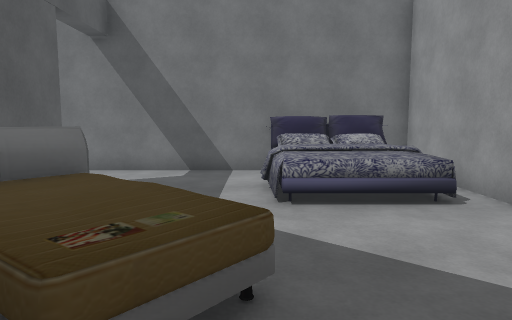
View 1 (above)

24 first-person views from a walk through a Unity game level. The camera is 1.4 m above the floor, tilts 6° down and sees 70° across. Doors are open. The floor is counted in squares, 1 m on a side. Each view is taken from the middle of a square. On the plan, view 1 faces up. The plan holds only what a view shows up to about 16 squares ahead; the rest is blank. The place goes on beyond the plan. The player is left out.

View 2
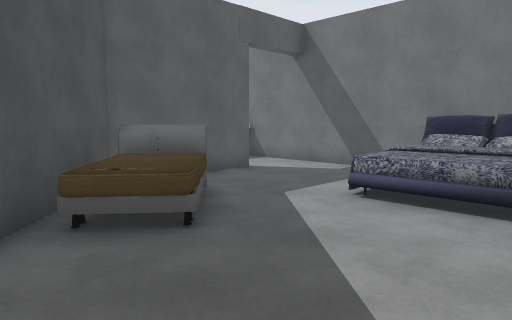

View 3
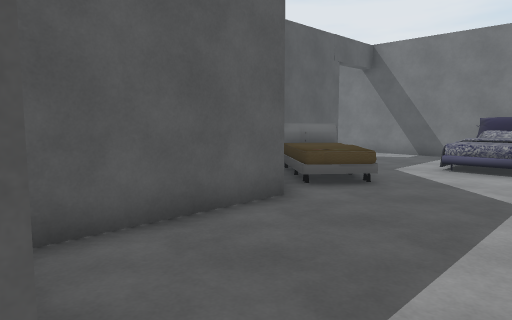

View 4
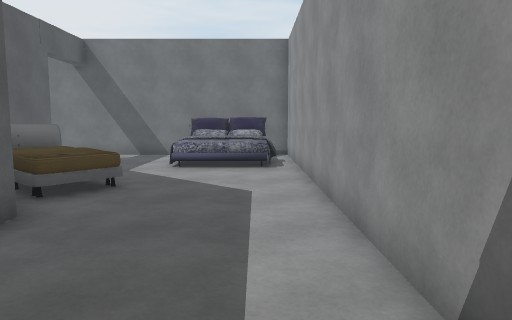

View 5
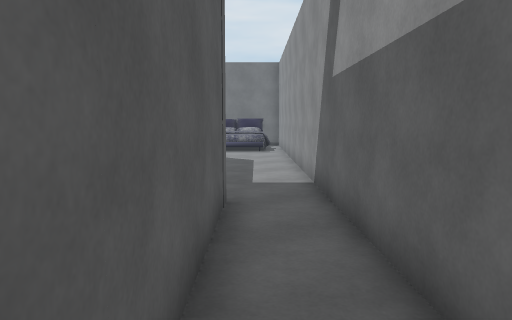

View 6
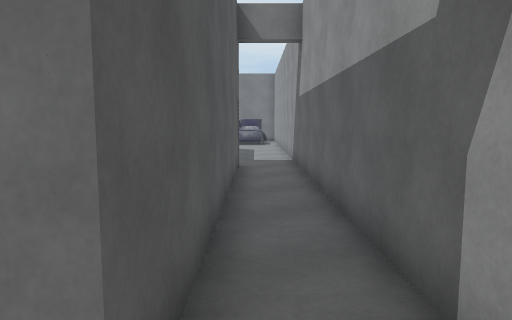

View 7
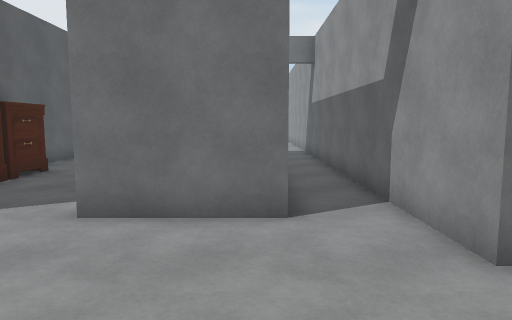

View 8
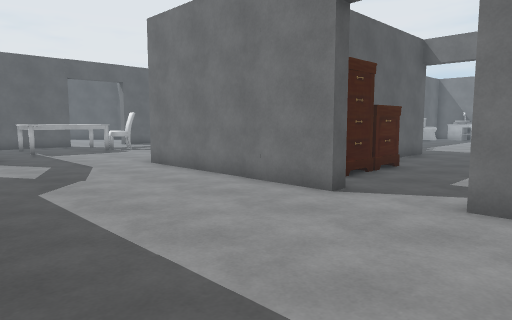

View 9
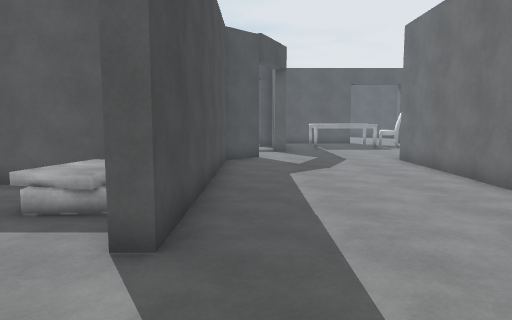

View 10
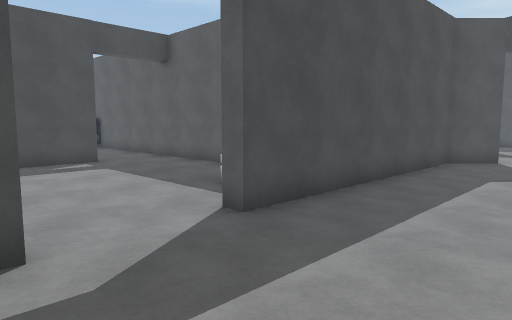

View 11
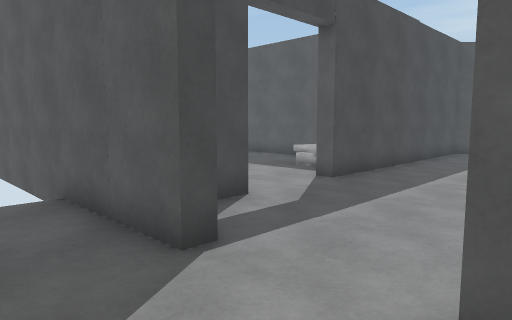

View 12
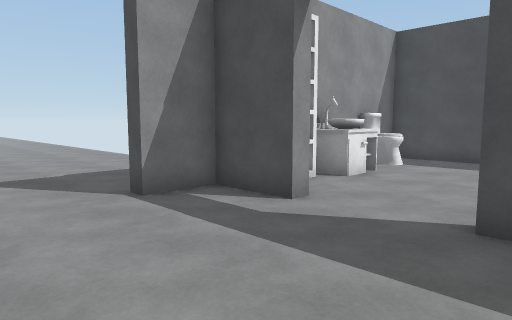

View 13
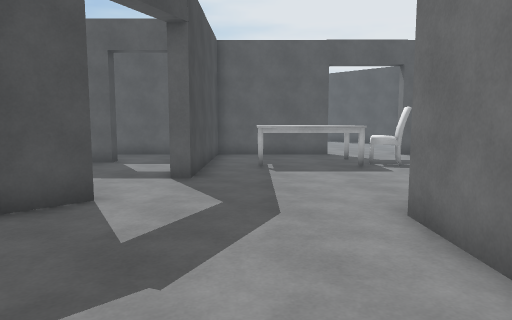

View 14
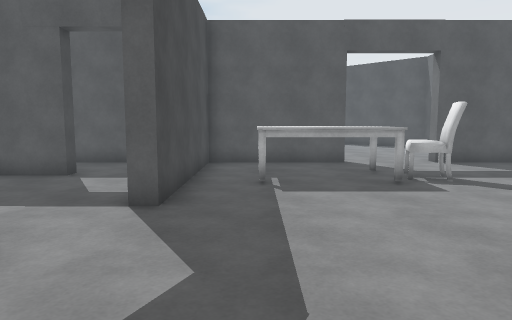

View 15
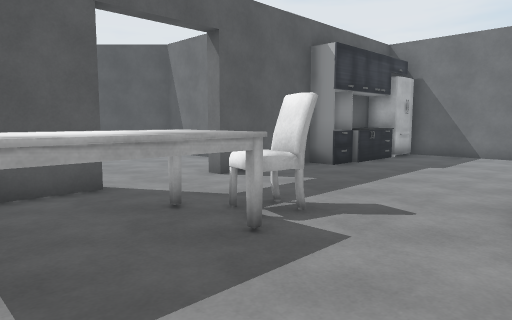

View 16
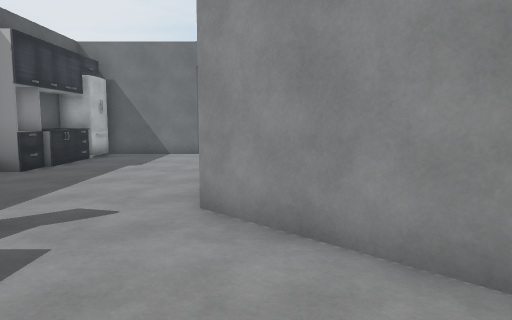

View 17
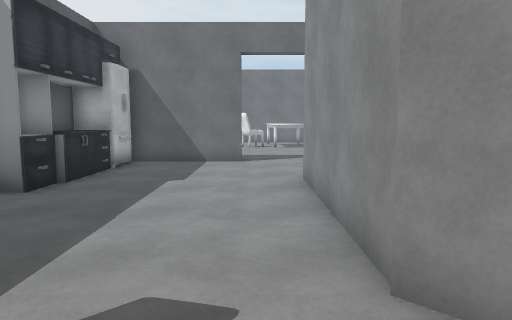

View 18
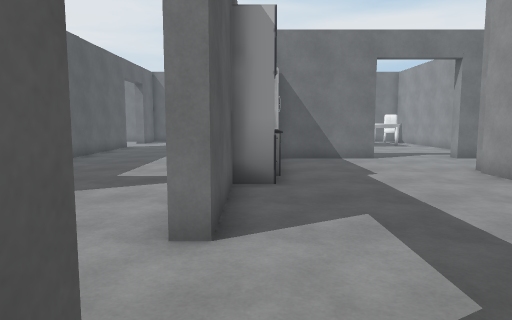

View 19
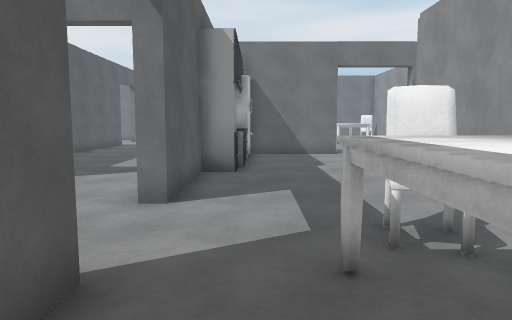

View 20
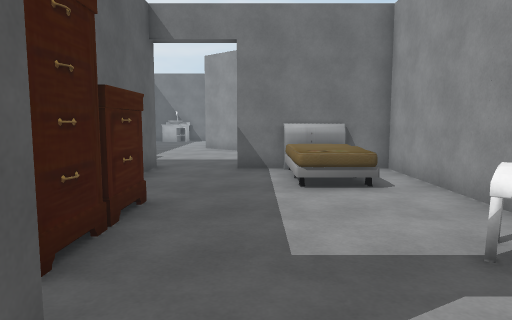

View 21
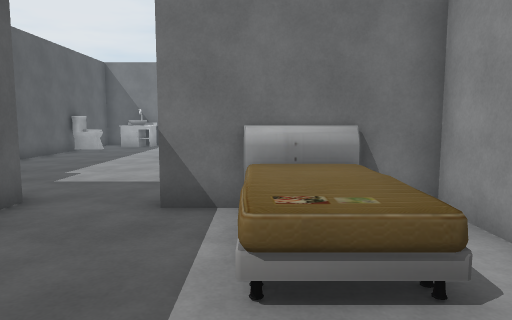

View 22
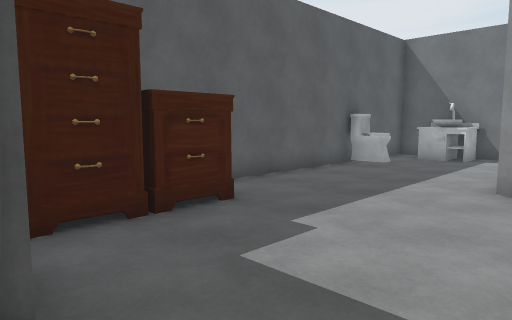

View 23
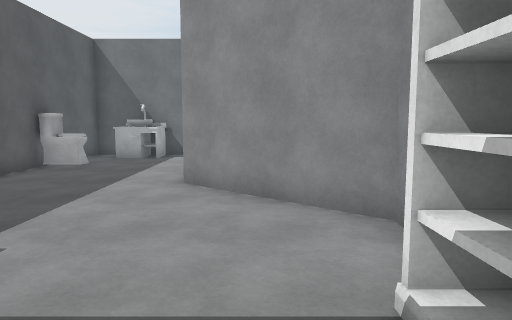

View 24
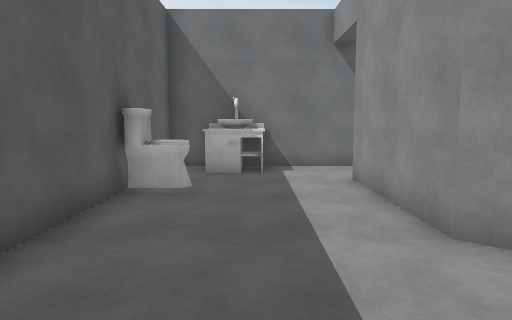

### Floor plan
Points are (right, up) in squares from view 1. A wall is a line through its corners. A room is listed if a view was taken in it or the views show most of it. See-through windows are left out.
Room 1 (views 1, 2, 3, 4, 5, 6, 22, 23, 24)
walls: (-0.5, 0.4) (-0.5, -4); (-1, -0.4) (-1, 0.1) (-4.6, 3.3) (-4.6, 7.9); (-1.9, -3.5) (-1.9, -2.2); (-4.1, 7.9) (-4.1, 3.5) (-1.1, 0.8); (-5, -4.6) (-5, -5.6); (2.5, -4.6) (2.5, -14.8) (1.5, -14.8); (-6.8, 10.5) (-6.8, 9) (-8.5, 9); (4.3, -16.6) (4.3, 10.5) (-9.7, 10.5) (-9.7, 0.8)
low walls: (-7.4, 10.4) (-7.4, 8.9)
ways out: opening at (-3.5, -5) to room 2; opening at (2.5, -16) to room 2
objects: other object (-9, -2) to (-8, -1); toilet (-9, 6) to (-9, 7); other object (-3, 2) to (0, 5); arch (0, 6) to (3, 10)
Room 2 (views 7, 8, 9, 10, 12, 13, 14, 15, 16, 17, 18, 19, 20, 21)
walls: (-10.9, -14.2) (-13.8, -11.2) (-13.8, -5); (-11.5, -19.8) (-10.2, -21.1) (-0.8, -21.1) (-0.8, -21.6); (-20.5, -13.9) (-20.5, -18.6) (-14, -18.6) (-14, -19.1); (-3.1, -14.2) (-3.1, -14.8) (-10.4, -14.8); (-5, -5.6) (-5, -7.8); (-20.5, -6.9) (-20.5, -10.8) (-21.1, -10.8); (-5, -23.2) (-5, -29.4); (-11.5, -1.2) (-12.3, -1.2); (-15.5, -1.2) (-19.5, -1.2); (1.5, -14.8) (-0.6, -14.8); (-20.5, -2.8) (-20.5, -4.1); (2, -10.5) (2, -5.2) (-2.6, -5.2); (2.1, -21.6) (2.1, -21.1) (4.3, -21.1) (4.3, -19.3); (-2.1, -29.8) (4.3, -29.8) (4.3, -28.9); (2.9, -25.9) (2.9, -24.3) (4, -24.3); (4.3, -26.5) (4.3, -24.8)
ways out: opening at (-3.5, -5) to room 1; opening at (2.5, -16) to room 1; open door at (4.5, -18) to room 3; opening at (-14, -1); opening at (-12.5, -20.5); opening at (-3.5, -30)
objects: other object (-20, -7) to (-20, -4); fridge (-19, -2); table (-18, -17) to (-16, -14); chair (-17, -13) to (-17, -12); books (-4, -23); other object (-4, -11) to (-4, -10); other object (-1, -8) to (0, -6); chair (1, -13) to (1, -12); toilet (3, -28) to (4, -27); bookshelf (4, -23)
Room 3 (view 11)
walls: (4.8, -19.3) (4.8, -28.4)
ways out: open door at (4.5, -18) to room 2

Where each view was taken, in squares from view 1:
view 1: 0 up, 0 right, facing up
view 2: 0 up, 4 right, facing up-left
view 3: 5 down, 4 right, facing up-left
view 4: 5 down, 3 right, facing up
view 5: 11 down, 3 right, facing up
view 6: 16 down, 3 right, facing up
view 7: 20 down, 2 right, facing up
view 8: 21 down, 1 right, facing up-left
view 9: 20 down, 3 right, facing left
view 10: 17 down, 3 right, facing down-left
view 11: 16 down, 7 right, facing down-left
view 12: 16 down, 2 left, facing down-right
view 13: 17 down, 5 left, facing left
view 14: 17 down, 8 left, facing left
view 15: 17 down, 13 left, facing up-left
view 16: 17 down, 13 left, facing up
view 17: 14 down, 15 left, facing up
view 18: 15 down, 20 left, facing up
view 19: 17 down, 19 left, facing up
view 20: 16 down, 2 left, facing up
view 21: 11 down, 1 left, facing up
view 22: 5 down, 3 left, facing up-left
view 23: 5 down, 3 left, facing up
view 24: 1 down, 7 left, facing up
